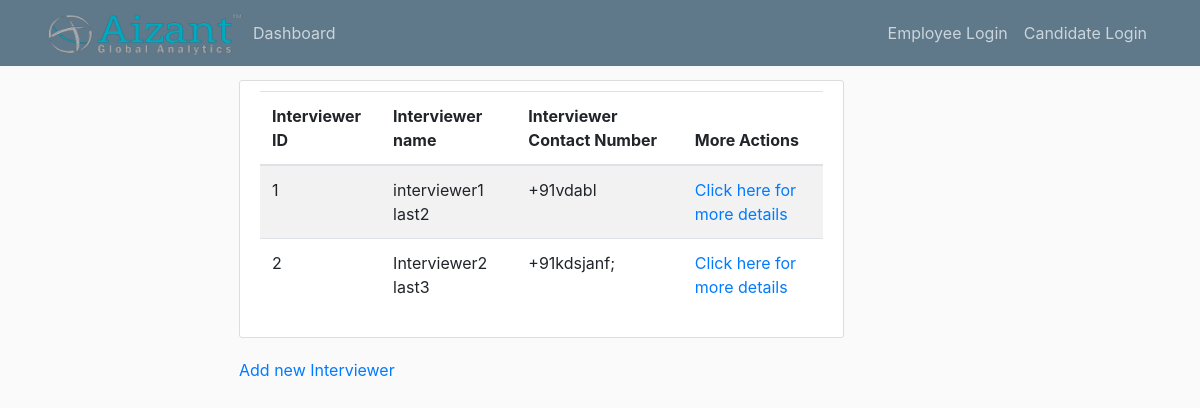
The app's page /interviewer/all, older data.
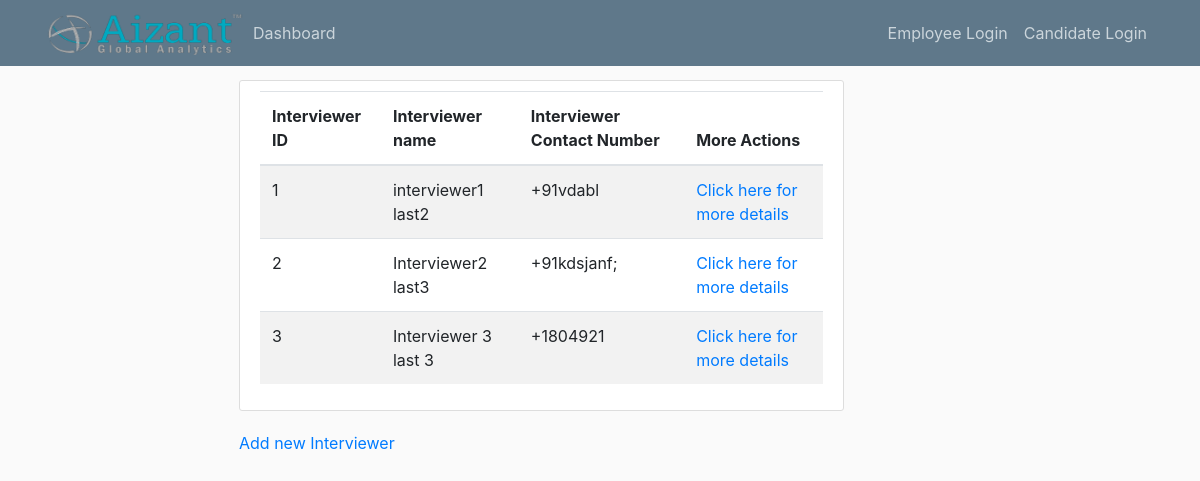
The same page, newer data.
### app/models.py (models this page shows, shortened)
class Interviewer(db.Model):
    id = db.Column(db.Integer, primary_key=True)
    employee_id = db.Column(db.Integer, db.ForeignKey('employee.id'))  # one to one with employee
    interviews = db.relationship('Interview', backref='interviewer')  # one to many relation with interview

class Employee(db.Model, UserMixin):
    id = db.Column(db.Integer, primary_key=True)
    first_name = db.Column(db.String(30))
    last_name = db.Column(db.String(30))
    contact_number = db.Column(db.String(10))
    email = db.Column(db.String(100), unique=True)
    password = db.Column(db.String(255))
    position = db.Column(db.String(20))
    role = db.Column(db.String(20))
    recruiter = db.relationship('Recruiter', backref='employee', uselist=False)
    interviewer = db.relationship('Interviewer', backref='employee', uselist=False)
    manager = db.relationship('Manager', backref='employee', uselist=False)

### app/routes.py (the view)
@app.route('/interviewer/all')
def view_all_interviewers():
    interviewers = Interviewer.query.all()
    metadata = {}
    for interviewer in interviewers:
        emp = Employee.query.filter_by(id=interviewer.employee_id).first()
        metadata[interviewer] = emp
    return render_template('view_interviewer_list.html', interviewers=interviewers, metadata=metadata)

### app/templates/view_interviewer_list.html
{% extends 'layout.html' %}
{% block content %}
    <div class="content-section">
        <table class="table table-striped">
            <thead>
                <tr>
                    <th scope="col">Interviewer ID</th>
                    <th scope="col">Interviewer name</th>
                    <th scope="col">Interviewer Contact Number</th>
                    <th scope="col">More Actions</th>
                </tr>
            </thead>
            <tbody>
                {% for interviewer in interviewers %}
                    <tr>
                        <td>{{ interviewer.id }}</td>
                        <td>{{ metadata[interviewer].first_name + ' ' + metadata[interviewer].last_name }}</td>
                        <td>{{ metadata[interviewer].contact_number }}</td>
                        <td><a href="#">Click here for more details</a> </td>
                    </tr>
                {% endfor %}
            </tbody>
        </table>
    </div>
    <p><a href="{{ url_for('create_new_interviewer') }}">Add new Interviewer</a> </p>
{% endblock %}

Row changes from the older to the newer data that the page shows:
added Interviewer: id "3"
added Employee: first_name+last_name "Interviewer 3 last 3", contact_number "+1804921"
